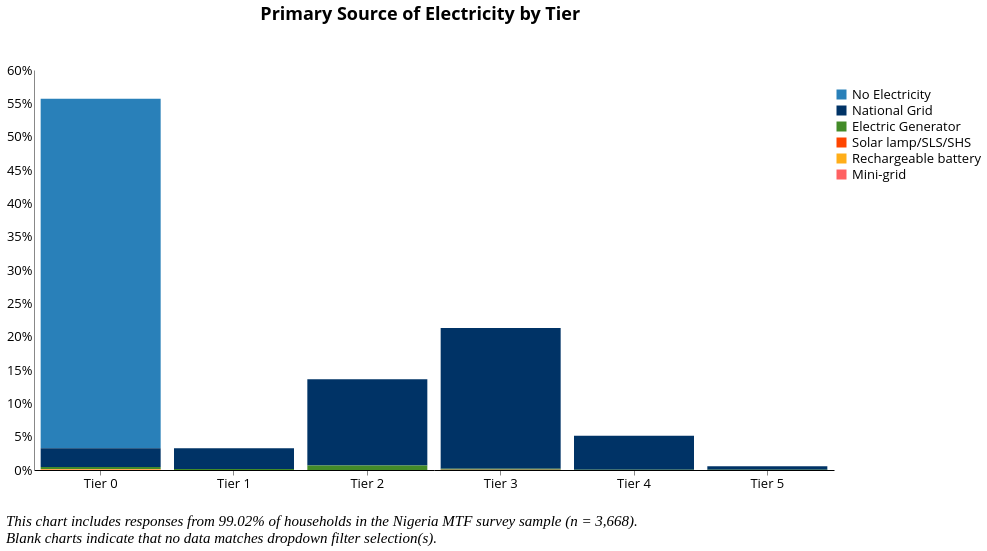

Write the Vega-Lite specification saved for this chart.
### Vega-Lite specification from a JSON file in a GitHub repository (floating-point values rounded to 4 significant figures; data arrays with more than 128 entries replaced by an {"elided": "..."} marker saying what was removed)
{"width": 800, "height": 400, "config": {"title": {"fontSize": 18, "font": "Open Sans", "anchor": "center", "fontColor": "#000000"}, "axisX": {"domain": true, "domainColor": "#000000", "grid": false, "labelFont": "Open Sans", "labelFontSize": 13, "titleFont": "Open Sans", "titleFontSize": 13, "titleFontWeight": "normal", "title": "X Axis Title (units)", "labelAngle": 0}, "axisY": {"domain": true, "grid": false, "gridColor": "#DEDDDD", "gridWidth": 1, "labelFont": "Open Sans", "labelFontSize": 13, "labelAngle": 0, "ticks": false, "titleFont": "Open Sans", "titleFontSize": 13, "titleFontWeight": "normal", "titlePadding": 10, "title": "Y Axis Title (units)"}, "range": {"category": ["#2980B9", "#003366", "#FFAE19", "#FF4500", "#438B28", "#45B39D", "#99ADC1", "#212F3C"]}, "legend": {"labelFont": "Open Sans", "labelFontSize": 13, "symbolType": "square", "symbolSize": 100, "titleFont": "Open Sans", "titleFontSize": 13, "titleFontWeight": "normal", "title": "Legend", "orient": "right", "offset": 0, "labelLimit": 0}, "tooltip": {"font": "Open Sans"}, "view": {"stroke": "transparent", "text": {"font": "Open Sans", "color": ["#2980B9", "#003366", "#FFAE19", "#FF4500", "#438B28", "#45B39D", "#99ADC1", "#212F3C"], "fontSize": 13, "align": "right", "fontWeight": 400, "size": 13}, "bar": {"size": 40, "binSpacing": 1, "continuousBandSize": 30, "discreteBandSize": 30, "stroke": false}}}, "concat": [{"layer": [{"mark": "bar", "encoding": {"color": {"field": "main_src_elec", "scale": {"domain": ["No Electricity", "National Grid", "Electric Generator", "Solar lamp/SLS/SHS", "Rechargeable battery", "Mini-grid"], "range": ["#2980B9", "#003366", "#438B28", "#FF4500", "#FFAE19", "#FF6162"]}, "title": " ", "type": "nominal"}, "tooltip": [{"field": "main_src_elec", "title": "Electricity Source", "type": "nominal"}, {"aggregate": "sum", "field": "pct", "format": ".2%", "title": "Percentage", "type": "quantitative"}], "x": {"axis": {"title": ""}, "field": "elc_aggr_tier", "type": "nominal"}, "y": {"aggregate": "sum", "axis": {"format": "%", "title": ""}, "field": "pct", "type": "quantitative"}}, "height": 400, "selection": {"selector077": {"type": "single", "fields": ["i19a"], "bind": {"input": "select", "options": [null, "Wood purchased", "Wood collected", "Crop Residue/Plant Biomass", "Kerosene", "Charcoal", "LPG/cooking gas", "Electric", "Charcoal Briquettes", "Garbage", "Piped Natural Gas", "Coal Briquette", "Biomass Briquette", "Other, specify", "Coal/lignite"], "labels": ["All Responses", "Wood purchased", "Wood collected", "Crop Residue/Plant Biomass", "Kerosene", "Charcoal", "LPG/cooking gas", "Electric", "Charcoal Briquettes", "Garbage", "Piped Natural Gas", "Coal Briquette", "Biomass Briquette", "Other", "Coal/lignite"], "name": "Primary Source of Cooking Fuel  "}}, "selector076": {"type": "single", "fields": ["primary_stove"], "bind": {"input": "select", "options": [null, "3-Stone/Open Fire Stove", "Koresone Stove", "Missing Data", "Manufactured Stove Traditional", "LPG/Natural Gas Stove", "Electric Stove"], "labels": ["All Responses", "3-Stone/Open Fire Stove", "Kerosene Stove", "Primary Stove Not Listed", "Manufactured Stove Traditional", "LPG/Natural Gas Stove", "Electric Stove"], "name": "Primary Stove  "}}, "selector075": {"type": "single", "fields": ["c2"], "bind": {"input": "select", "options": [null, "Yes", "No"], "labels": ["All Responses", "Yes", "No"], "name": "Is the household connected to the national grid?  "}}, "selector074": {"type": "single", "fields": ["locality"], "bind": {"input": "select", "options": [null, 0, 1], "labels": ["National", "Urban", "Rural"], "name": "Locality Breakdown  "}}}, "title": {"text": ["Primary Source of Electricity by Tier"], "color": "black", "subtitleColor": "black", "offset": 40}, "transform": [{"joinaggregate": [{"op": "count", "field": "*", "as": "total"}]}, {"calculate": "1 / datum.total", "as": "pct"}], "width": 800}, {"mark": {"type": "text", "align": "center", "baseline": "bottom"}, "encoding": {"color": {"field": "main_src_elec", "scale": {"domain": ["No Electricity", "National Grid", "Electric Generator", "Solar lamp/SLS/SHS", "Rechargeable battery", "Mini-grid"], "range": ["#2980B9", "#003366", "#438B28", "#FF4500", "#FFAE19", "#FF6162"]}, "title": " ", "type": "nominal"}, "tooltip": [{"field": "main_src_elec", "title": "Electricity Source", "type": "nominal"}, {"aggregate": "sum", "field": "pct", "format": ".2%", "title": "Percentage", "type": "quantitative"}], "x": {"axis": {"title": ""}, "field": "elc_aggr_tier", "type": "nominal"}, "y": {"aggregate": "sum", "axis": {"format": "%", "title": ""}, "field": "pct", "type": "quantitative"}}, "height": 400, "title": {"text": ["Primary Source of Electricity by Tier"], "color": "black", "subtitleColor": "black", "offset": 40}, "transform": [{"joinaggregate": [{"op": "count", "field": "*", "as": "total"}]}, {"calculate": "1 / datum.total", "as": "pct"}], "width": 800}], "transform": [{"filter": {"selection": "selector077"}}, {"filter": {"selection": "selector076"}}, {"filter": {"selection": "selector075"}}, {"filter": {"selection": "selector074"}}]}], "data": {"name": "data-b1e1f403d8debb47f383268714b45634"}, "title": {"text": ["", "", "This chart includes responses from 99.02% of households in the Nigeria MTF survey sample (n = 3,668).", "Blank charts indicate that no data matches dropdown filter selection(s)."], "anchor": "start", "baseline": "bottom", "font": "Times New Roman", "fontSize": 15, "fontStyle": "italic", "fontWeight": "normal", "orient": "bottom"}, "$schema": "https://vega.github.io/schema/vega-lite/v4.17.0.json", "datasets": {"data-b1e1f403d8debb47f383268714b45634": {"elided": "3632 records"}}}
